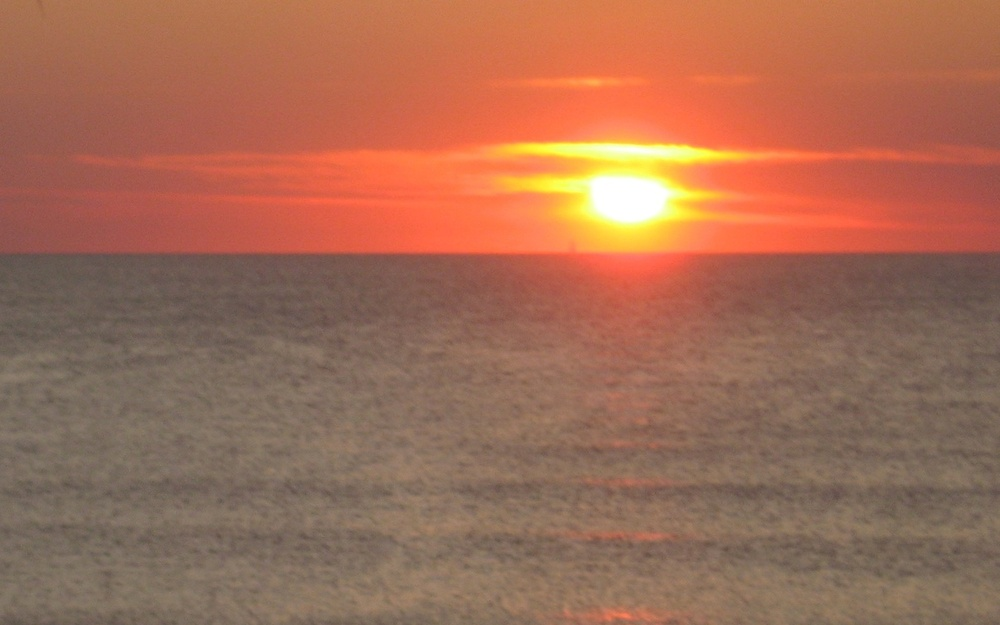
#> input picture images/source/your_images/white.jpg, 1000 x 625 px, shrunk from 1564 x 977 before the run
$ python mask.py   (Python 2 division)
#> lines starting #> are read from the running program, lines starting #| are printed output that depends on the picture; after the words box and inside, x2 and y2 are one past the last pixel; in counts of white or black regions, pixels touching at a corner belong together
import cv2
import numpy as np

image = cv2.imread("images/source/your_images/white.jpg", cv2.IMREAD_GRAYSCALE)
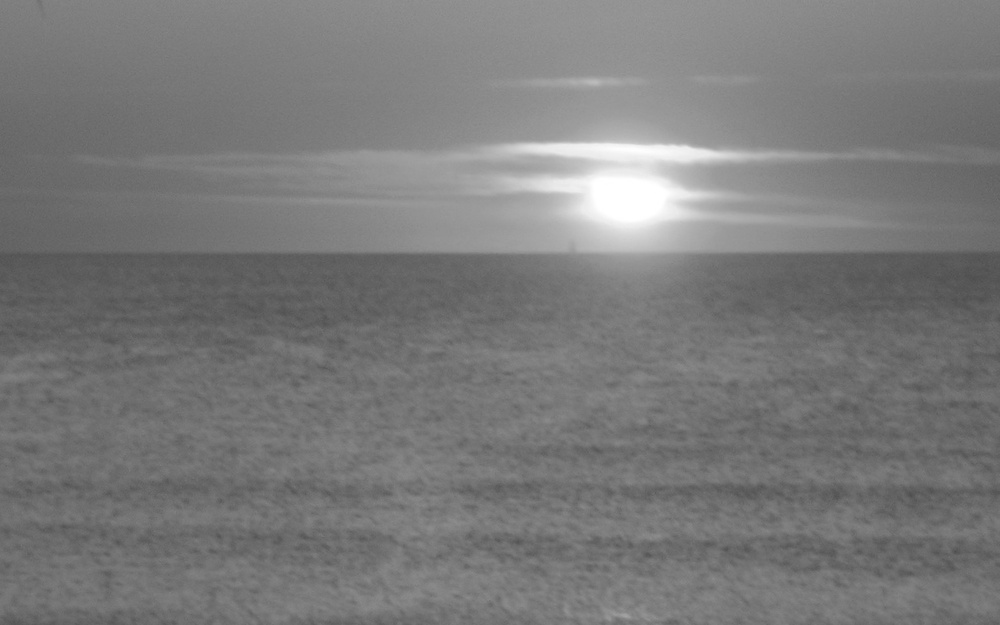
#> image: shape (625, 1000); min 76, max 255, mean 121.5
mask = np.zeros_like(image)
mask[image.shape[0]/2:, :] = 255
cv2.imwrite("images/source/your_images/mask.jpg", mask)
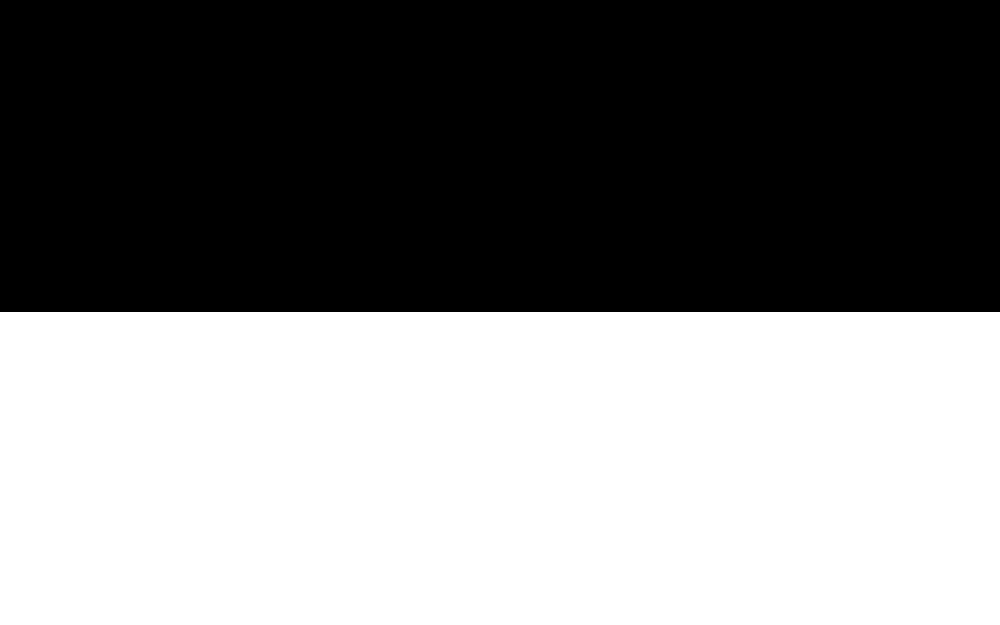
#> saved as mask.jpg: shape (625, 1000); 50.1% white; 1 black region, box (x1, y1, x2, y2) and area: (0, 0, 1000, 312) 312000

$ run again, with images/source/your_images/black.jpg copied over images/source/your_images/white.jpg
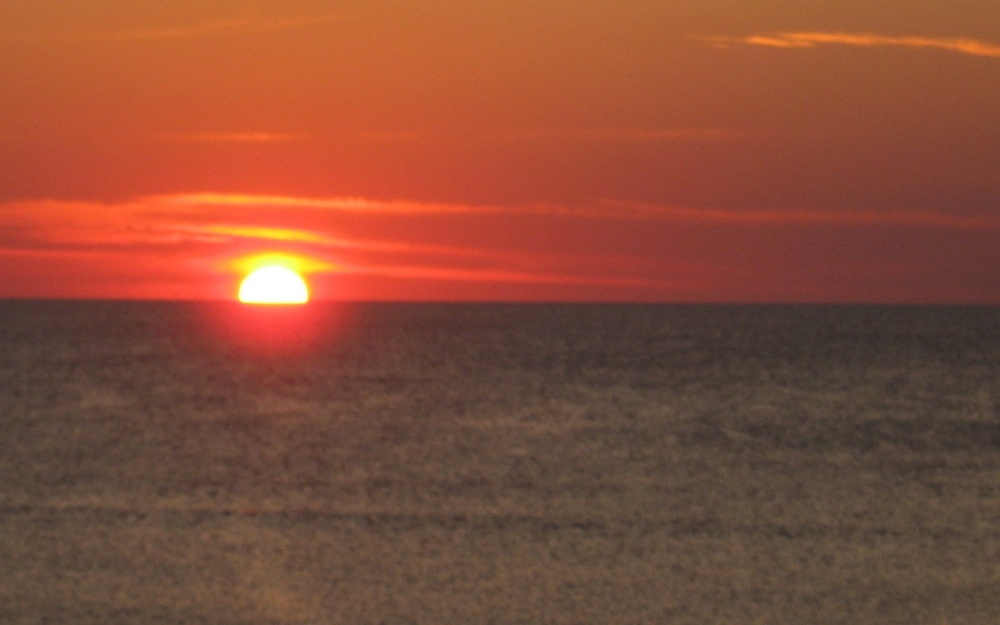
#> input picture images/source/your_images/black.jpg, 1000 x 625 px, shrunk from 1564 x 977 before the run
#> `image = cv2.imread("images/source/your_images/white.jpg", cv2.IMREAD_G..`:
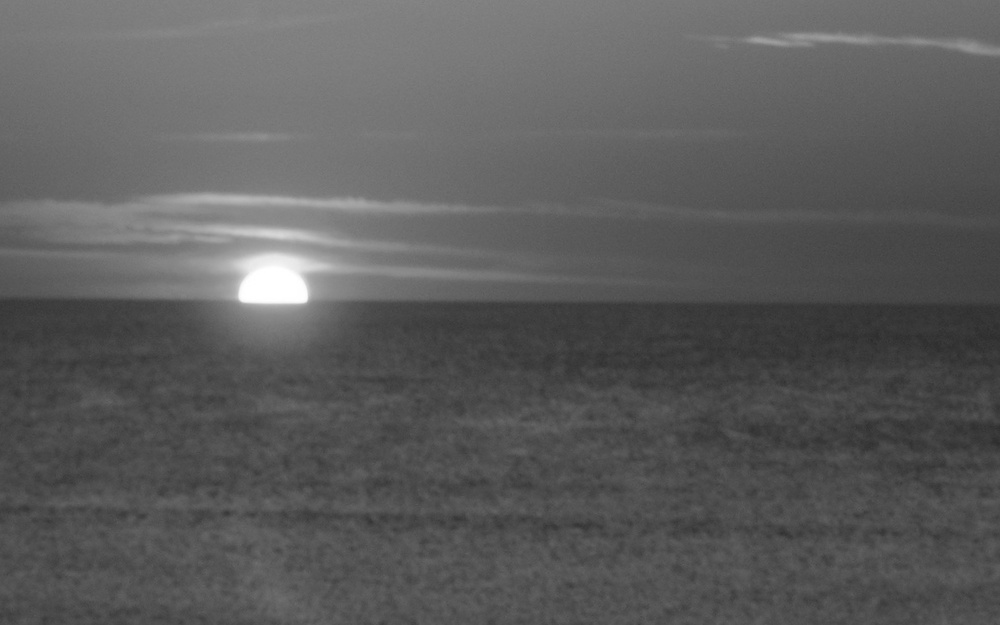
#> image: shape (625, 1000); min 43, max 255, mean 91.9
